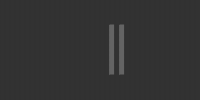
Frame 1 (no input)
Frame 60 (no input): identical to frame 1, image omitted
Frame 120 (the mouse pressed at the canvas centre since frame 60): identical to frame 1, image omitted

The p5.js sketch that drew this single still picture (run headless with seeded random() and noise() and a simulated clock; from frame 60 on, the mouse is pressed at the canvas centre):

// p5.js sketch
// ── sketch.js
// Global grid constants & variables.
const falling = 2;
const stable = 1;
const empty = 0;
const glass = -1;
let grid;
let nextGrid;
const squareWidth = 5;
let cols, rows;

// Makes 2D Array of size cols by rows.
function make2DArray(cols, rows) {
    let arr = new Array(cols);
    for (let i = 0; i < arr.length; i++) {
        arr[i] = new Array(rows);
        // Fill the array with 0s
        for (let j = 0; j < arr[i].length; j++) {
            arr[i][j] = 0;
        }
    }
    return arr;
}

// Initialises grid with a 2D array of size scaled to the cols/rows to canvas
// dimensions.
function initGrid() {
    cols = width / squareWidth;
    rows = height / squareWidth;
    grid = make2DArray(cols, rows)
}

// Sets a stable liquid pixel on the left edge.
function setStableLeftEdge(i, j, grid, nextGrid){
    let stateR = grid[i+1][j];
    let stateBR = grid[i+1][j+1];
    let stateAR = grid[i+1][j-1];
    let below = grid[i][j+1];

    if(stateBR !== empty && stateR === empty && stateAR === empty
            && below === stable && nextGrid[i+1][j] === empty){
        nextGrid[i+1][j] = stable;
    }else if(grid[i][j+1] === empty){
        nextGrid[i][j+1] = falling;
    }else{
        nextGrid[i][j] = stable;
    }
}

// Sets a stable liquid pixel on the right edge.
function setStableRightEdge(i, j, grid, nextGrid){
    let stateL = grid[i-1][j];
    let stateBL = grid[i-1][j+1];
    let stateAL = grid[i-1][j-1];
    let below = grid[i][j+1];

    if(stateBL !== empty && stateL === empty && stateAL === empty
            && below === stable && nextGrid[i-1][j] === empty){
        nextGrid[i-1][j] = stable;
    }else if(grid[i][j+1] === empty){
        nextGrid[i][j+1] = falling;
    }else{
        nextGrid[i][j] = stable;
    }
}

// Sets a stable liquid pixel in the middle.
function setStableMiddle(i, j, grid, nextGrid){
    let stateL = grid[i-1][j];
    let stateR = grid[i+1][j];
    let below = grid[i][j+1];

    if(below === empty){
        if(nextGrid[i][j+1] === empty){
            nextGrid[i][j+1] = stable;
        }else{
            nextGrid[i][j] = falling;
        }
        return;
    }

    if(stateL === empty || stateR === empty){
        let randInt = getRandomInt(2);
        if(randInt === 0){
            randInt -= 1;
        }
        // Try to go Right
        if(randInt > 0){
            if(stateR === empty && nextGrid[i+1][j] === empty){
                nextGrid[i+1][j] = stable;
            }else{
                nextGrid[i][j] = stable;
            }
        }else{ // Try to go Left
            if(stateL === empty && nextGrid[i-1][j] === empty){
                nextGrid[i-1][j]  = stable;
            }else{
                nextGrid[i][j] = stable;
            }
        }
    }else{
        nextGrid[i][j] = stable;
    }
}

// Sets a stable liquid pixel.
function setStableLiquid(i, j, grid, nextGrid){
    if(j+1 > rows){
        nextGrid[i][j] = stable;
    }else{
        // Left Edge
        if(i-1 < 0){
            setStableLeftEdge(i, j, grid, nextGrid);
        // Right Edge
        }else if(i+1 >= cols){
            setStableRightEdge(i, j, grid, nextGrid);
        // Middle
        }else{
            setStableMiddle(i, j, grid, nextGrid);
        }
    }
}

// Sets a falling liquid pixel.
function setFallingLiquid(i, j, grid, nextGrid){
    if(j+1 >= rows){
        nextGrid[i][j] = stable;
    }else{
        let freefallFlag = true;
        for(let k = j+1; k <= rows; k++){
            if(grid[i][k] === empty){
                freefallFlag = true;
                break;
            }else{
                freefallFlag = false;
            }
        }
        if(!freefallFlag){
            nextGrid[i][j] = stable;
        }else{
            if (nextGrid[i][j+1] === empty){
                nextGrid[i][j+1] = stable;
            }else{
                nextGrid[i][j] = stable;
            }
        }
    }
}

function checkForCapillary(grid, row) {
    
}

// Calculates next iteration of the grid, returning that resultant grid
function getNextGrid() {
    let nextGrid = make2DArray(cols, rows)
    for(let i = 0; i < cols; i++){
        for(let j = 0; j < rows; j++){
            let state = grid[i][j];
            switch(state){
                case stable:
                    setStableLiquid(i, j, grid, nextGrid);
                    break;
                case falling:
                    setFallingLiquid(i, j, grid, nextGrid);
                    break;
            }
        }
    }

    for(let row = 0; row < rows; row++){
        checkForCapillary(grid, row);
    }

    return nextGrid;
}

// Returns a random integer between 0 and "max" argument 
function getRandomInt(max) {
    answer = Math.floor(Math.random() * max);
    return answer;
}

// Check if a row is within the bounds
function withinCols(i) {
    return i >= 0 && i <= cols - 1;
}

// Check if a column is within the bounds
function withinRows(j) {
    return j >= 0 && j <= rows - 1;
}

// Called when p5 detects the mouse is clicked and dragged on canvas.
function mouseDragged() {
    let mouseCol = floor(mouseX / squareWidth);
    let mouseRow = floor(mouseY / squareWidth);

    mSize = 20;
    colStart = mouseCol;
    rowStart = mouseRow;
    for(let i = colStart; i < colStart + mSize; i++){
        for(let j = rowStart; j < rowStart + mSize; j++){
            if (withinCols(colStart) && withinRows(rowStart)) {
                grid[colStart][rowStart] = falling;
            }
        }
    }
}

function initGlass() {
    for(let i = 5; i < 15; i++){
        grid[22][i] = glass;
        grid[24][i] = glass;
    }
}

// Both setup() and draw() are called on saving of this file.
// createCanvas creates and renders a canvas space on index.html
function setup() {
    createCanvas(200, 100);
    frameRate(60);
    initGrid();
    initGlass();
}

// Rendering occurs in here, 60 times a second (default)
function draw() {
    let waterColour = color(50, 100, 255);
    let waterfallColour = color(80, 150, 255);
    let tankColour = color(50, 50, 50);
    let glassColour = color(100, 100, 100);

    for (let i = 0; i < cols; i++){
        for (let j = 0; j < rows; j++){
            if(grid[i][j] === stable){
                stroke(waterColour);
                fill(waterColour);
            }else if(grid[i][j] === falling){
                stroke(waterfallColour);
                fill(waterfallColour);
            }else if(grid[i][j] === empty){
                stroke(tankColour);
                fill(tankColour);
            }else if(grid[i][j] === glass){
                stroke(glassColour);
                fill(glassColour);
            }else{
                stroke(255);
                fill(180);
            }
            let x = i * squareWidth;
            let y = j * squareWidth;
            square(x, y, squareWidth);
        }
    }
    grid = getNextGrid();
    initGlass();

}

// ── style.css
html, body {
  margin: 50;
  padding: 10;
  background-color: grey;
  font-family: 'JetBrains Mono';font-size: 15px;
  color:darkslategrey;
}


canvas {
  display: block;
}
